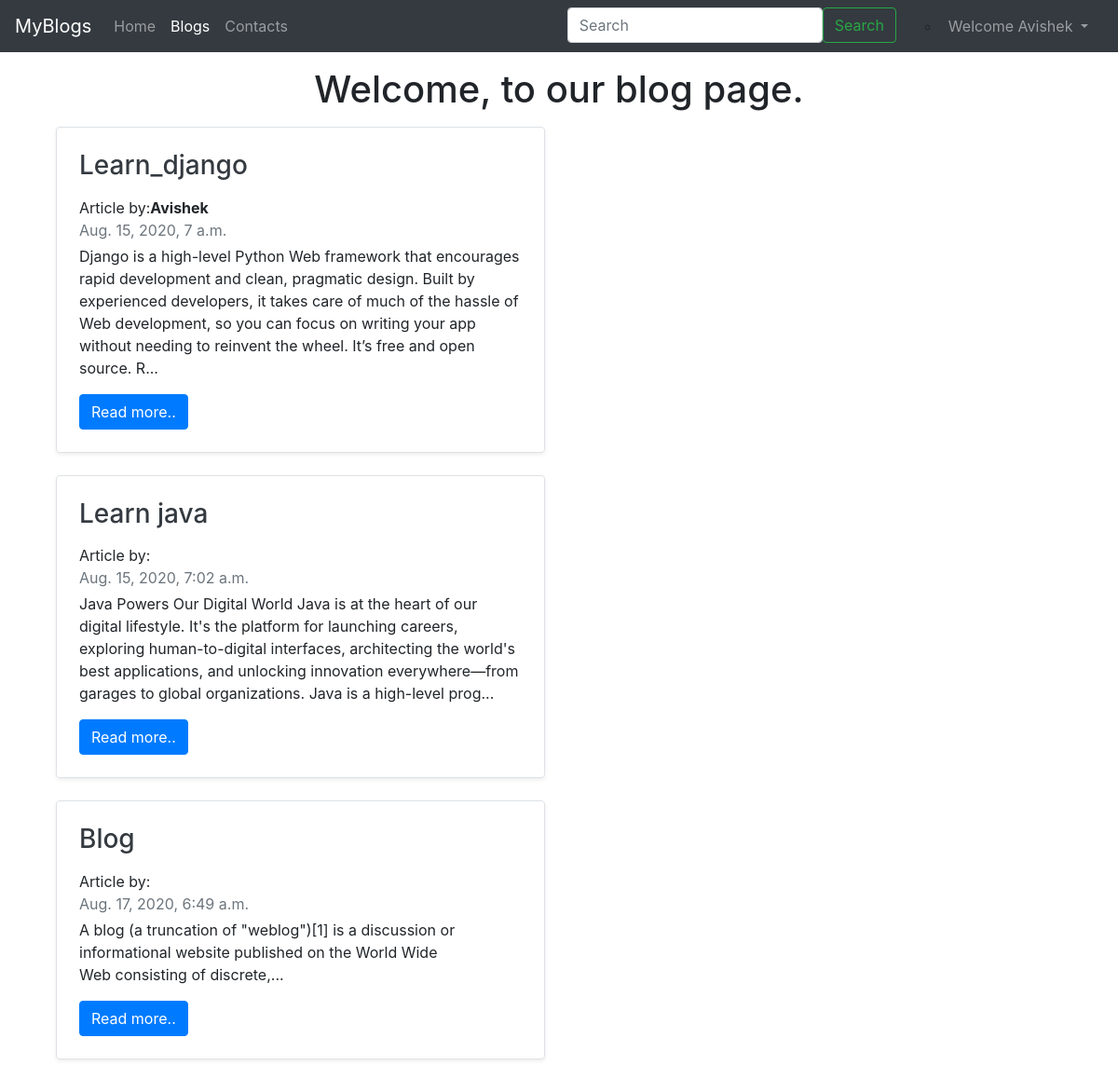
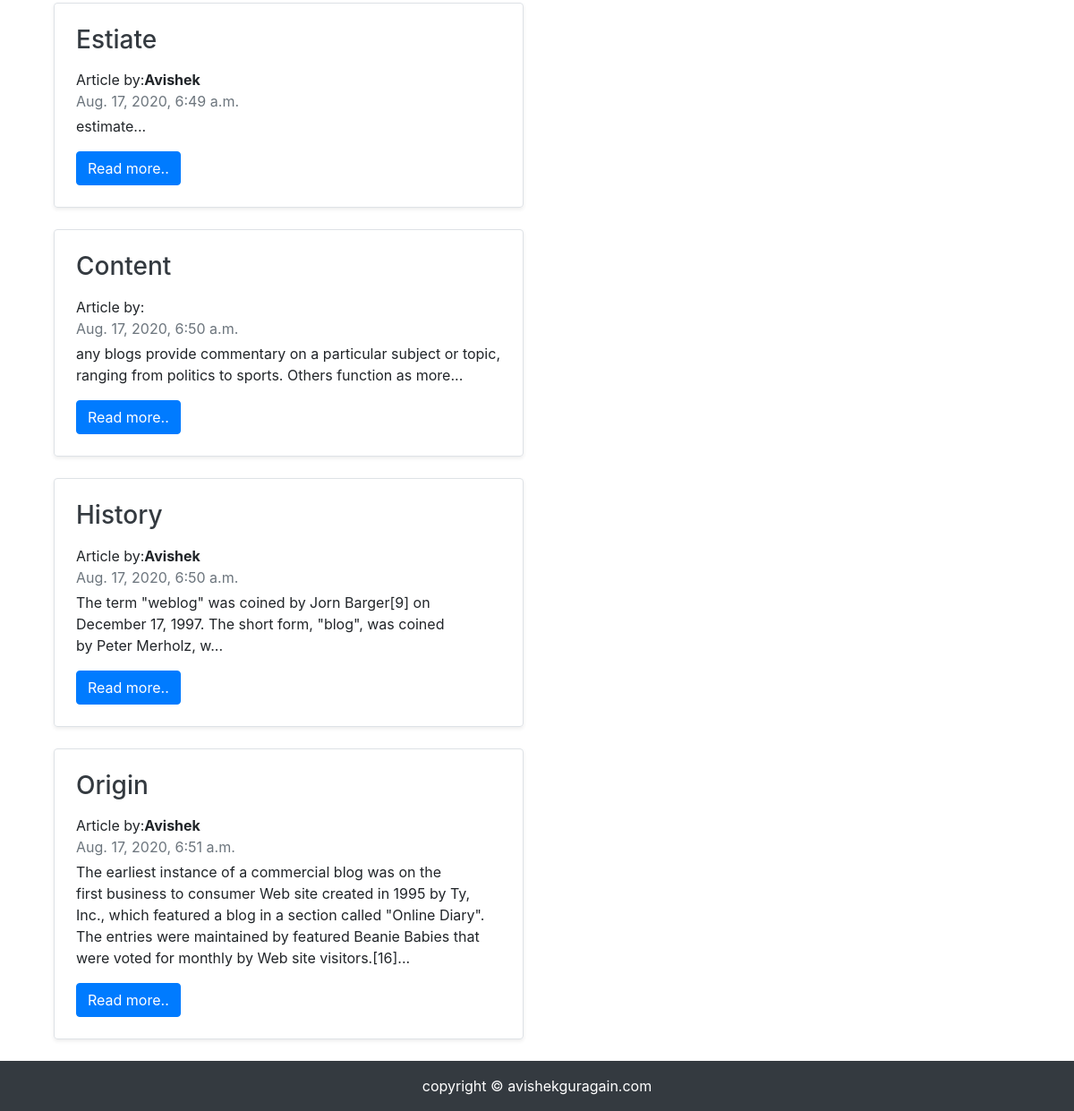
Page /blog/ (signed in) on the committed database (2 pictures, top to bottom).
### Blog/models.py (models this page shows, shortened)
class Blog(models.Model):
    sno= models.AutoField(primary_key=True)
    title= models.CharField(max_length=200)
    content=RichTextField(blank=True , null=True)
    short_desc=models.CharField(max_length=300,default="")
    Author=models.CharField(max_length=15,default="")
    slug=models.CharField(max_length=100)
    time=models.DateTimeField(blank=True)

### Blog/views.py (the view)
# urls.py: 2. Add a URL to urlpatterns:  path('blog/', include('blog.urls'))
def blog(request):
    blog=Blog.objects.all()
    return render(request,'Blog/bloghome.html',{'blogs':blog})

### Blog/templates/Blog/bloghome.html (shortened to what this page needs)
{% extends 'Blog/base.html' %}
{% block blogactive %}active{% endblock blogactive %}
{{% block body %}
<div class="container my-3" >
    <h1 class="text-blod mb-3 text-center">Welcome, to our blog page.</h1>
    {% for blog in blogs %}
<div class="col-md-6">
      <div class="row no-gutters border rounded overflow-hidden flex-md-row mb-4 shadow-sm h-md-250 position-relative">
        <div class="col p-4 d-flex flex-column position-static">
          <strong class="d-inline-block mb-2 text-primary"><a href="/blogpost/{{blog.slug}}" class="text-dark"  ><h3>{{blog.title}}</h3></a></strong>
          <p class="mb-0">Article by:<b>{{blog.Author}}</b></p>
          <div class="mb-1 text-muted">{{blog.time}}</div>
          <p class="card-text mb-auto">{{blog.short_desc|truncatechars:500}}...</p>
          <div>
           <button class="btn btn-primary mt-3"><a href="/blogpost/{{blog.slug}}" class="text-white"  >Read more..</a></button>
           </div>
        </div>
      </div>
    </div>
    {% endfor %}
 </div>
{% endblock body %}}

### Blog/templates/Blog/base.html (shortened to what this page needs)
<!doctype html>
<html lang="en">
<head>
  <link rel="stylesheet" href="https://stackpath.bootstrapcdn.com/bootstrap/4.5.2/css/bootstrap.min.css"
>
</head>
<body>
  <nav class="navbar navbar-expand-lg navbar-dark bg-dark">
    <a class="navbar-brand" href="/">MyBlogs</a>
    <div class="collapse navbar-collapse" id="navbarSupportedContent">
      <ul class="navbar-nav mr-auto">
        <li class="nav-item {% block homeactive %}
      {% endblock homeactive %}">
          <a class="nav-link" href="/">Home <span class="sr-only">(current)</span></a>
        </li>
        <li class="nav-item {% block blogactive %}
      {% endblock blogactive %}">
          <a class="nav-link" href="/blog">Blogs</a>
        </li>
        <li class="nav-item {% block contactactive %}
      {% endblock contactactive %}">
          <a class="nav-link" href="/contact">Contacts</a>
        </li>
      </ul>
        <ul class="navbar-nav ">
        <li>
        <form action='/search' method='GET' class="form-inline ml-2 my-lg-0">
          <input class="form-control ml-sm-2" type="search" placeholder="Search" aria-label="Search" name="query"
            id="search">
          <button class="btn btn-outline-success my-2 my-sm-0 mr-2" type="submit">Search</button>
        </form>
        </li>
        <li>
          {% if user.is_authenticated%}
          <ul>
            <li class="nav-item dropdown mr-2 ">
              <a class="nav-link dropdown-toggle" href="#" id="navbarDropdown" role="button" data-toggle="dropdown" aria-haspopup="true" aria-expanded="false">
                Welcome {{request.user}}
              </a>
            </li>
          </ul>
        {%endif%}
        </li>
        </div>
  </nav>
  {% block body %} {% endblock body %}
  <footer class="text-center text-white bg-dark py-3">copyright &copy; avishekguragain.com</footer>
</body>
</html>

### Blog/templates/Blog/bloghome.html (style rules this page uses)
.container { min-height: 90vh; }

### rows in the picture
Blog: title "Learn_django", Author "Avishek", time "Aug. 15, 2020, 7 a.m.", short_desc "Django is a high-level Python Web framework that encourages rapid development and clean, pragmatic design. Built by experienced developers, it takes care of much of the hassle of Web development, so you can focus on writing your app without needing to reinvent the wheel. It’s free and open source. R"
Blog: title "Learn java", time "Aug. 15, 2020, 7:02 a.m.", short_desc "Java Powers Our Digital World Java is at the heart of our digital lifestyle. It's the platform for launching careers, exploring human-to-digital interfaces, architecting the world's best applications, and unlocking innovation everywhere—from garages to global organizations. Java is a high-level prog"
Blog: title "Blog", time "Aug. 17, 2020, 6:49 a.m.", short_desc "A blog (a truncation of \"weblog\")[1] is a discussion or informational website published on the World Wide Web consisting of discrete,"
Blog: title "Estiate", Author "Avishek", time "Aug. 17, 2020, 6:49 a.m.", short_desc "estimate"
Blog: title "Content", time "Aug. 17, 2020, 6:50 a.m.", short_desc "any blogs provide commentary on a particular subject or topic, ranging from politics to sports. Others function as more"
Blog: title "History", Author "Avishek", time "Aug. 17, 2020, 6:50 a.m.", short_desc "The term \"weblog\" was coined by Jorn Barger[9] on December 17, 1997. The short form, \"blog\", was coined by Peter Merholz, w"
Blog: title "Origin", Author "Avishek", time "Aug. 17, 2020, 6:51 a.m.", short_desc "The earliest instance of a commercial blog was on the first business to consumer Web site created in 1995 by Ty, Inc., which featured a blog in a section called \"Online Diary\". The entries were maintained by featured Beanie Babies that were voted for monthly by Web site visitors.[16]"

### other values in the picture
{{ request.user }} "Avishek"
